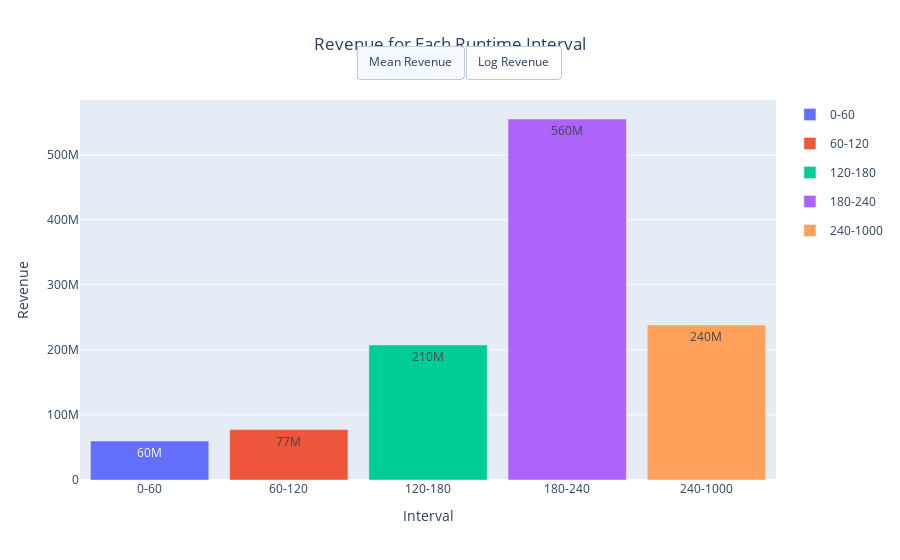

Write notebook code for a chart like this one.
### Code cell
# Sample data (replace this with your actual data)
movie_runtime = pd.read_csv("../clean_Data/movie_runtime.csv")

pos_order = ['0-60', '60-120', '120-180', '180-240', '240-1000']

# Create a new column for intervals
movie_runtime['Interval'] = pd.cut(movie_runtime['movie_runtime'], bins=[0, 60, 120, 180, 240, 1000], labels=pos_order)
df = movie_runtime.groupby('Interval')['Revenue_with_inflation'].mean().reset_index()


# Create the bar plot for mean revenue
fig_runtime_mean = px.bar(df, x='Interval', y='Revenue_with_inflation', text_auto='.2s',
                          title='Mean Revenue for Each Runtime Interval',
                          labels={'Revenue_with_inflation': 'Mean Revenue'},
                          category_orders={"Interval": pos_order},
                          color='Interval')

# Create the box plot for log revenue
fig_runtime_box = px.box(movie_runtime, x='Interval', y='log_revenues',
                         title='Boxplot of Revenue for Each Runtime Interval',
                         labels={'log_revenues': 'Log Revenue'},
                         category_orders={"Interval": pos_order},
                         color='Interval')

# Create a figure with subplots
fig = make_subplots()

# Add a trace for each plot (only one will be visible at a time)
for trace in fig_runtime_mean.data:
    fig.add_trace(trace)

for trace in fig_runtime_box.data:
    trace.visible = False
    fig.add_trace(trace)

# Update layout to add a button that will switch between plots
fig.update_layout(
    updatemenus=[
        dict(
            type="buttons",
            direction="left",
            buttons=list([
                dict(
                    args=[{"visible": [True] * len(fig_runtime_mean.data) +
                                       [False] * len(fig_runtime_box.data)}],
                    label="Mean Revenue",
                    method="update"
                ),
                dict(
                    args=[{"visible": [False] * len(fig_runtime_mean.data) +
                                       [True] * len(fig_runtime_box.data)}],
                    label="Log Revenue",
                    method="update"
                ),
            ]),
            pad={"r": 10, "t": 10},
            showactive=True,
            x=0.1,
            xanchor="left",
            y=1.2,
            yanchor="top"
        ),
    ],
    barmode='relative',
    bargap=0.15,  
)

# Set titles and axis labels here if needed, since they might be removed by the previous updates
fig.update_layout(
    title_text="Revenue for Each Runtime Interval",
    title_x=0.5,  # Centers the title
    xaxis_title="Interval",
    yaxis_title="Revenue",
    updatemenus=[dict(
        buttons=list([
            dict(
                args=[{"visible": [True]*len(fig_runtime_mean.data) + [False]*len(fig_runtime_box.data)}],
                label="Mean Revenue",
                method="update"
            ),
            dict(
                args=[{"visible": [False]*len(fig_runtime_mean.data) + [True]*len(fig_runtime_box.data)}],
                label="Log Revenue",
                method="update"
            )
        ]),
        direction="left",  # Ensures buttons are laid out horizontally
        pad={"r": 10, "t": 10},
        showactive=True,
        x=0.55,  # Center the buttons horizontally
        xanchor="center",  # Ensures that the 'x' position is the center of the buttons
        y=1.17,  # Adjust this as necessary to position the buttons below the title
        yanchor="top"
    )])
    

# Show the figure
fig.show()

# Save the plot as an HTML file (for interactive features)
fig.write_html('assets/plots/runtime_revenue.html')

# Save the plot as an image file (e.g., PNG)
fig.write_image('assets/plots/runtime_revenue.png', engine='kaleido')

### Figure 1 — Plotly figure (JSON) as saved in the notebook; plotly's stock layout.template omitted (floating-point values rounded to 4 significant figures; data arrays with more than 128 entries replaced by an {"elided": "..."} marker saying what was removed)
{"data": [{"alignmentgroup": "True", "hovertemplate": "Interval=%{x}<br>Mean Revenue=%{y}<extra></extra>", "legendgroup": "0-60", "marker": {"color": "#636efa", "pattern": {"shape": ""}}, "name": "0-60", "offsetgroup": "0-60", "orientation": "v", "showlegend": true, "textposition": "auto", "texttemplate": "%{y:.2s}", "type": "bar", "x": ["0-60"], "xaxis": "x", "y": [59910000.0], "yaxis": "y"}, {"alignmentgroup": "True", "hovertemplate": "Interval=%{x}<br>Mean Revenue=%{y}<extra></extra>", "legendgroup": "60-120", "marker": {"color": "#EF553B", "pattern": {"shape": ""}}, "name": "60-120", "offsetgroup": "60-120", "orientation": "v", "showlegend": true, "textposition": "auto", "texttemplate": "%{y:.2s}", "type": "bar", "x": ["60-120"], "xaxis": "x", "y": [77480000.0], "yaxis": "y"}, {"alignmentgroup": "True", "hovertemplate": "Interval=%{x}<br>Mean Revenue=%{y}<extra></extra>", "legendgroup": "120-180", "marker": {"color": "#00cc96", "pattern": {"shape": ""}}, "name": "120-180", "offsetgroup": "120-180", "orientation": "v", "showlegend": true, "textposition": "auto", "texttemplate": "%{y:.2s}", "type": "bar", "x": ["120-180"], "xaxis": "x", "y": [207700000.0], "yaxis": "y"}, {"alignmentgroup": "True", "hovertemplate": "Interval=%{x}<br>Mean Revenue=%{y}<extra></extra>", "legendgroup": "180-240", "marker": {"color": "#ab63fa", "pattern": {"shape": ""}}, "name": "180-240", "offsetgroup": "180-240", "orientation": "v", "showlegend": true, "textposition": "auto", "texttemplate": "%{y:.2s}", "type": "bar", "x": ["180-240"], "xaxis": "x", "y": [555200000.0], "yaxis": "y"}, {"alignmentgroup": "True", "hovertemplate": "Interval=%{x}<br>Mean Revenue=%{y}<extra></extra>", "legendgroup": "240-1000", "marker": {"color": "#FFA15A", "pattern": {"shape": ""}}, "name": "240-1000", "offsetgroup": "240-1000", "orientation": "v", "showlegend": true, "textposition": "auto", "texttemplate": "%{y:.2s}", "type": "bar", "x": ["240-1000"], "xaxis": "x", "y": [238500000.0], "yaxis": "y"}, {"alignmentgroup": "True", "hovertemplate": "Interval=%{x}<br>Log Revenue=%{y}<extra></extra>", "legendgroup": "0-60", "marker": {"color": "#636efa"}, "name": "0-60", "notched": false, "offsetgroup": "0-60", "orientation": "v", "showlegend": true, "type": "box", "visible": false, "x": ["0-60", "0-60", "0-60", "0-60", "0-60", "0-60", "0-60", "0-60", "0-60", "0-60", "0-60", "0-60", "0-60", "0-60", "0-60", "0-60", "0-60", "0-60", "0-60", "0-60", "0-60", "0-60", "0-60", "0-60", "0-60", "0-60"], "x0": " ", "xaxis": "x", "y": [16.93, 17.06, 17.51, 14.13, 17.91, 13.96, 11.84, 17.18, 18.82, 19.03, 17.64, 19.08, 16.61, 13.12, 17.48, 17.16, 14.36, 16.64, 17.37, 12.26, 15.39, 13.06, 13.0, 20.25, 13.28, 17.53], "y0": " ", "yaxis": "y"}, {"alignmentgroup": "True", "hovertemplate": "Interval=%{x}<br>Log Revenue=%{y}<extra></extra>", "legendgroup": "60-120", "marker": {"color": "#EF553B"}, "name": "60-120", "notched": false, "offsetgroup": "60-120", "orientation": "v", "showlegend": true, "type": "box", "visible": false, "x": {"elided": "6854 str values"}, "x0": " ", "xaxis": "x", "y": {"elided": "6854 float values"}, "y0": " ", "yaxis": "y"}, {"alignmentgroup": "True", "hovertemplate": "Interval=%{x}<br>Log Revenue=%{y}<extra></extra>", "legendgroup": "120-180", "marker": {"color": "#00cc96"}, "name": "120-180", "notched": false, "offsetgroup": "120-180", "orientation": "v", "showlegend": true, "type": "box", "visible": false, "x": {"elided": "1293 str values"}, "x0": " ", "xaxis": "x", "y": {"elided": "1293 float values"}, "y0": " ", "yaxis": "y"}, {"alignmentgroup": "True", "hovertemplate": "Interval=%{x}<br>Log Revenue=%{y}<extra></extra>", "legendgroup": "180-240", "marker": {"color": "#ab63fa"}, "name": "180-240", "notched": false, "offsetgroup": "180-240", "orientation": "v", "showlegend": true, "type": "box", "visible": false, "x": ["180-240", "180-240", "180-240", "180-240", "180-240", "180-240", "180-240", "180-240", "180-240", "180-240", "180-240", "180-240", "180-240", "180-240", "180-240", "180-240", "180-240", "180-240", "180-240", "180-240", "180-240", "180-240", "180-240", "180-240", "180-240", "180-240", "180-240", "180-240", "180-240", "180-240", "180-240", "180-240", "180-240", "180-240", "180-240", "180-240", "180-240", "180-240", "180-240", "180-240", "180-240", "180-240", "180-240", "180-240", "180-240", "180-240", "180-240", "180-240", "180-240", "180-240", "180-240", "180-240", "180-240"], "x0": " ", "xaxis": "x", "y": [20.43, 15.85, 18.26, 20.05, 16.33, 15.58, 14.5, 17.78, 17.73, 20.53, 17.99, 17.7, 17.08, 21.29, 19.23, 19.36, 18.14, 16.84, 17.4, 20.29, 16.33, 22.11, 19.91, 14.88, 18.43, 18.89, 17.72, 18.44, 19.25, 15.99, 19.37, 20.76, 19.75, 20.57, 17.39, 20.86, 17.95, 17.81, 17.17, 19.26, 20.67, 19.91, 18.9, 19.43, 21.09, 18.4, 19.5, 18.5, 21.11, 22.85, 19.42, 19.27, 20.2], "y0": " ", "yaxis": "y"}, {"alignmentgroup": "True", "hovertemplate": "Interval=%{x}<br>Log Revenue=%{y}<extra></extra>", "legendgroup": "240-1000", "marker": {"color": "#FFA15A"}, "name": "240-1000", "notched": false, "offsetgroup": "240-1000", "orientation": "v", "showlegend": true, "type": "box", "visible": false, "x": ["240-1000", "240-1000", "240-1000", "240-1000", "240-1000", "240-1000", "240-1000", "240-1000", "240-1000", "240-1000", "240-1000", "240-1000", "240-1000", "240-1000", "240-1000"], "x0": " ", "xaxis": "x", "y": [17.83, 16.52, 21.3, 15.27, 16.9, 11.17, 14.3, 16.84, 18.53, 13.92, 20.22, 20.13, 17.08, 19.75, 15.36], "y0": " ", "yaxis": "y"}], "layout": {"bargap": 0.15, "barmode": "relative", "title": {"text": "Revenue for Each Runtime Interval", "x": 0.5}, "updatemenus": [{"buttons": [{"args": [{"visible": [true, true, true, true, true, false, false, false, false, false]}], "label": "Mean Revenue", "method": "update"}, {"args": [{"visible": [false, false, false, false, false, true, true, true, true, true]}], "label": "Log Revenue", "method": "update"}], "direction": "left", "pad": {"r": 10, "t": 10}, "showactive": true, "type": "buttons", "x": 0.55, "xanchor": "center", "y": 1.17, "yanchor": "top"}], "xaxis": {"anchor": "y", "domain": [0, 1], "title": {"text": "Interval"}}, "yaxis": {"anchor": "x", "domain": [0, 1], "title": {"text": "Revenue"}}}}
